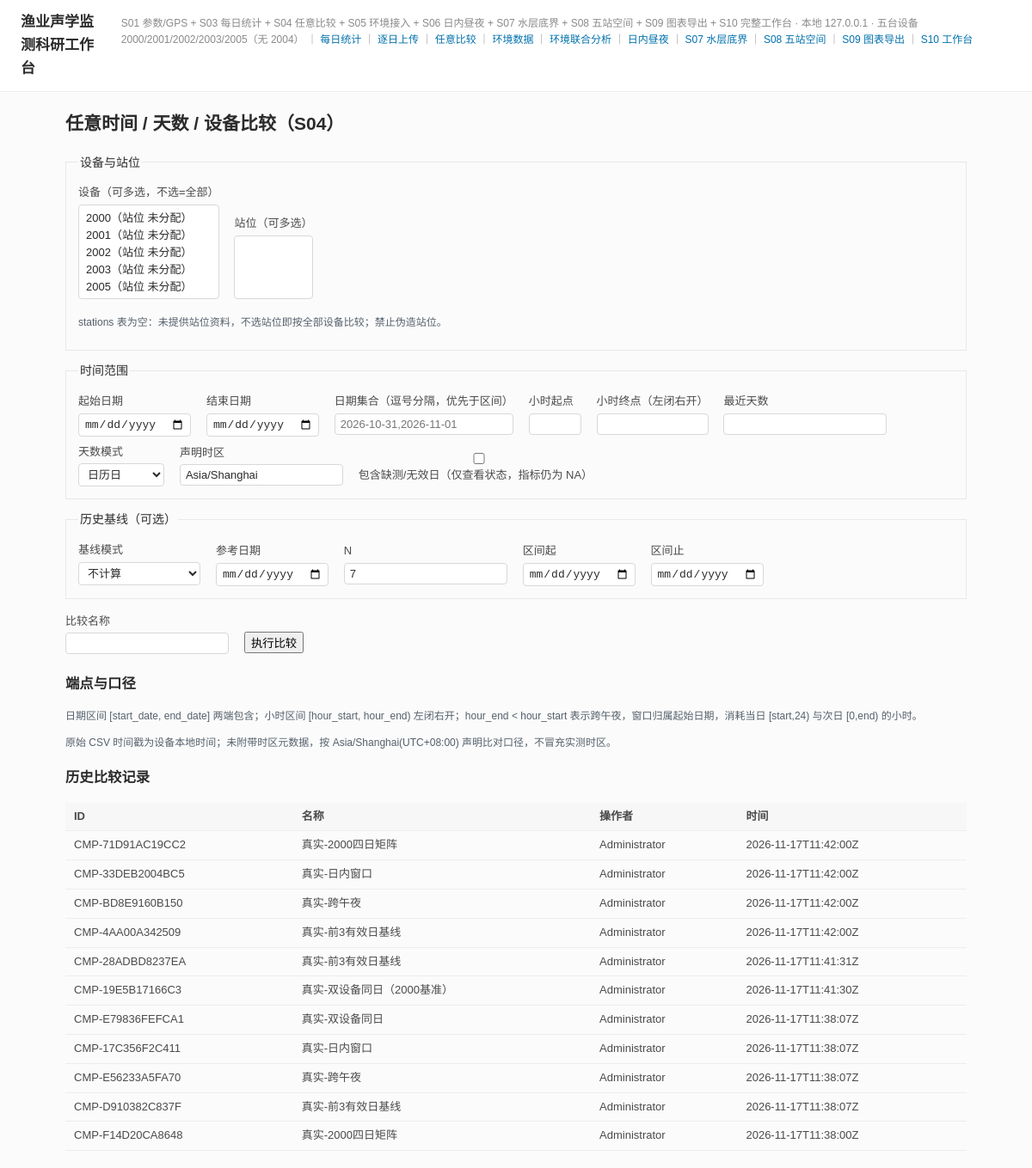
The page /compare on the database its author committed.
### tables this page shows
CREATE TABLE comparison_runs (
    comparison_id   TEXT PRIMARY KEY,
    name            TEXT,
    query_json      TEXT NOT NULL,
    result_json     TEXT NOT NULL,
    created_by      TEXT NOT NULL,
    created_at      TEXT NOT NULL
);

### 04_SOURCE_CODE/app/web/routes.py (the view)
@bp.route("/compare", methods=["GET", "POST"])
def compare_index():
    conn = get_conn()
    try:
        context = _compare_form_context(conn, dict(request.form) if request.method == "POST" else {})
        context["runs"] = compare_svc.list_runs(conn)
    finally:
        conn.close()
    return render_template("compare.html", **context)

### 04_SOURCE_CODE/app/db.py (called while the page is built)
def connect(path: Path | None = None) -> sqlite3.Connection:
    p = path or db_path()
    p.parent.mkdir(parents=True, exist_ok=True)
    conn = sqlite3.connect(str(p))
    conn.row_factory = sqlite3.Row
    conn.execute("PRAGMA foreign_keys = ON")
    return conn

### 04_SOURCE_CODE/app/services/comparison.py (called while the page is built)
def list_runs(conn) -> list[dict]:
    return [dict(r) for r in conn.execute(
        "SELECT comparison_id,name,created_by,created_at FROM comparison_runs ORDER BY created_at DESC")]

### 04_SOURCE_CODE/app/web/routes.py (called while the page is built)
def get_conn() -> sqlite3.Connection:
    return connect(current_app_db())

def current_app_db():
    from flask import current_app
    return current_app.config["DB_FILE"]

def _compare_form_context(conn, form=None) -> dict:
    devices = [dict(r) for r in conn.execute(
        "SELECT device_id, station_id FROM devices ORDER BY device_id")]
    stations = [dict(r) for r in conn.execute("SELECT station_id, name FROM stations ORDER BY station_id")]
    return {"devices": devices, "stations": stations, "form": form or {},
            "timezone_note": compare_svc.SOURCE_TIME_NOTE,
            "endpoint_rule": compare_svc.ENDPOINT_RULE}

### 04_SOURCE_CODE/app/templates/compare.html (shortened to what this page needs)
{% extends "base.html" %}
{% block content %}
<h2>任意时间 / 天数 / 设备比较（S04）</h2>
<form method="post" action="{{ url_for('web.compare_run') }}" class="compare-form">
  <fieldset><legend>设备与站位</legend>
    <label>设备（可多选，不选=全部）
      <select name="devices" multiple size="5">
        {% for d in devices %}<option value="{{ d.device_id }}" {% if d.device_id in form.get('devices', []) %}selected{% endif %}>{{ d.device_id }}（站位 {{ d.station_id or '未分配' }}）</option>{% endfor %}
      </select>
    </label>
    <label>站位（可多选）
      <select name="stations" multiple size="4">
      </select>
    </label>
    {% if not stations %}<p class="hint">stations 表为空：未提供站位资料，不选站位即按全部设备比较；禁止伪造站位。</p>{% endif %}
  </fieldset>
  <fieldset><legend>时间范围</legend>
    <label>起始日期 <input type="date" name="start_date" value="{{ form.get('start_date') or '' }}"></label>
    <label>结束日期 <input type="date" name="end_date" value="{{ form.get('end_date') or '' }}"></label>
    <label>日期集合（逗号分隔，优先于区间） <input type="text" name="dates" value="{{ form.get('dates') or '' }}" placeholder="2026-10-31,2026-11-01"></label>
    <label>小时起点 <input type="number" name="hour_start" min="0" max="23" value="{{ form.get('hour_start') or '' }}"></label>
    <label>小时终点（左闭右开） <input type="number" name="hour_end" min="1" max="24" value="{{ form.get('hour_end') or '' }}"></label>
    <label>最近天数 <input type="number" name="day_count" min="1" value="{{ form.get('day_count') or '' }}"></label>
    <label>天数模式 <select name="day_count_mode">
      <option value="calendar" {% if form.get('day_count_mode') == 'calendar' %}selected{% endif %}>日历日</option>
    </select></label>
    <label>声明时区 <input type="text" name="timezone" value="{{ form.get('timezone') or 'Asia/Shanghai' }}"></label>
    <label><input type="checkbox" name="include_invalid" {% if form.get('include_invalid') %}checked{% endif %}> 包含缺测/无效日（仅查看状态，指标仍为 NA）</label>
  </fieldset>
  <fieldset><legend>历史基线（可选）</legend>
    <label>基线模式 <select name="baseline_mode">
      <option value="">不计算</option>
    </select></label>
    <label>参考日期 <input type="date" name="baseline_reference_date" value="{{ form.get('baseline_reference_date') or '' }}"></label>
    <label>N <input type="number" name="baseline_n" min="1" value="{{ form.get('baseline_n') or 7 }}"></label>
    <label>区间起 <input type="date" name="baseline_start" value="{{ form.get('baseline_start') or '' }}"></label>
    <label>区间止 <input type="date" name="baseline_end" value="{{ form.get('baseline_end') or '' }}"></label>
  </fieldset>
  <label>比较名称 <input type="text" name="name" value="{{ form.get('name') or '' }}"></label>
  <button type="submit">执行比较</button>
</form>
<h3>端点与口径</h3>
<p class="hint">{{ endpoint_rule }}</p>
<p class="hint">{{ timezone_note }}</p>
<h3>历史比较记录</h3>
<table><thead><tr><th>ID</th><th>名称</th><th>操作者</th><th>时间</th></tr></thead><tbody>
{% for r in runs %}<tr><td>{{ r.comparison_id }}</td><td>{{ r.name }}</td><td>{{ r.created_by }}</td><td>{{ r.created_at }}</td></tr>{% else %}
<tr><td colspan="4">尚无比较记录</td></tr>{% endfor %}
</tbody></table>
{% endblock %}

### 04_SOURCE_CODE/app/templates/base.html (style rules this page uses)
:root { --bg: #FBFBFB; --card: #FFFFFF; --table-head: #F7F7F7; --line: #EDEDED; --border: #E8E8E8; --border-dash: #D8D8D8; --muted: #8A8A8A; --text-2: #4A4A4A; --text: #2B2B2B; --accent: #0271AC; --warn: #E05C4F; --soft-pink: #FEEFF2; --soft-blue: #EFF5FF; }
* { box-sizing: border-box; }
body { margin: 0; background: var(--bg); color: var(--text); font: 14px/1.6 "Microsoft YaHei", "PingFang SC", sans-serif; }
table { width: 100%; border-collapse: collapse; font-size: 13px; }
th { background: var(--table-head); color: var(--text-2); text-align: left; padding: 6px 10px; border-bottom: 1px solid var(--line); font-weight: 600; }
td { padding: 6px 10px; border-bottom: 1px solid var(--line); color: var(--text-2); }
label { display: block; color: var(--text-2); font-size: 12px; margin-top: 10px; }
input, select { width: 100%; padding: 6px 8px; border: 1px solid var(--border-dash); border-radius: 4px; font-size: 13px; background: var(--card); color: var(--text); }
.hint { color: #55606b; font-size: 12px; line-height: 1.6; }
.compare-form fieldset { border: 1px solid var(--border); margin: 0 0 12px; padding: 10px 14px; }
.compare-form label { display: inline-block; margin: 4px 14px 4px 0; font-size: 13px; }
.compare-form input, .compare-form select { display: block; margin-top: 3px; padding: 4px 6px; }

### rows shown on the page
comparison_runs: comparison_id "CMP-71D91AC19CC2", name "真实-2000四日矩阵", created_by "Administrator", created_at "2026-11-17T11:42:00Z"
comparison_runs: comparison_id "CMP-33DEB2004BC5", name "真实-日内窗口", created_by "Administrator", created_at "2026-11-17T11:42:00Z"
comparison_runs: comparison_id "CMP-BD8E9160B150", name "真实-跨午夜", created_by "Administrator", created_at "2026-11-17T11:42:00Z"
comparison_runs: comparison_id "CMP-4AA00A342509", name "真实-前3有效日基线", created_by "Administrator", created_at "2026-11-17T11:42:00Z"
comparison_runs: comparison_id "CMP-28ADBD8237EA", name "真实-前3有效日基线", created_by "Administrator", created_at "2026-11-17T11:41:31Z"
comparison_runs: comparison_id "CMP-19E5B17166C3", name "真实-双设备同日（2000基准）", created_by "Administrator", created_at "2026-11-17T11:41:30Z"
comparison_runs: comparison_id "CMP-E79836FEFCA1", name "真实-双设备同日", created_by "Administrator", created_at "2026-11-17T11:38:07Z"
comparison_runs: comparison_id "CMP-17C356F2C411", name "真实-日内窗口", created_by "Administrator", created_at "2026-11-17T11:38:07Z"
comparison_runs: comparison_id "CMP-E56233A5FA70", name "真实-跨午夜", created_by "Administrator", created_at "2026-11-17T11:38:07Z"
comparison_runs: comparison_id "CMP-D910382C837F", name "真实-前3有效日基线", created_by "Administrator", created_at "2026-11-17T11:38:07Z"
comparison_runs: comparison_id "CMP-F14D20CA8648", name "真实-2000四日矩阵", created_by "Administrator", created_at "2026-11-17T11:38:00Z"

### other values the page prints
{{ endpoint_rule }} "日期区间 [start_date, end_date] 两端包含；小时区间 [hour_start, hour_end) 左闭右开；hour_end < hour_start 表示跨午夜，窗口归属起始日期，消耗当日 [start,24) 与次日 [0,end) 的小时。"
{{ timezone_note }} "原始 CSV 时间戳为设备本地时间；未附带时区元数据，按 Asia/Shanghai(UTC+08:00) 声明比对口径，不冒充实测时区。"
